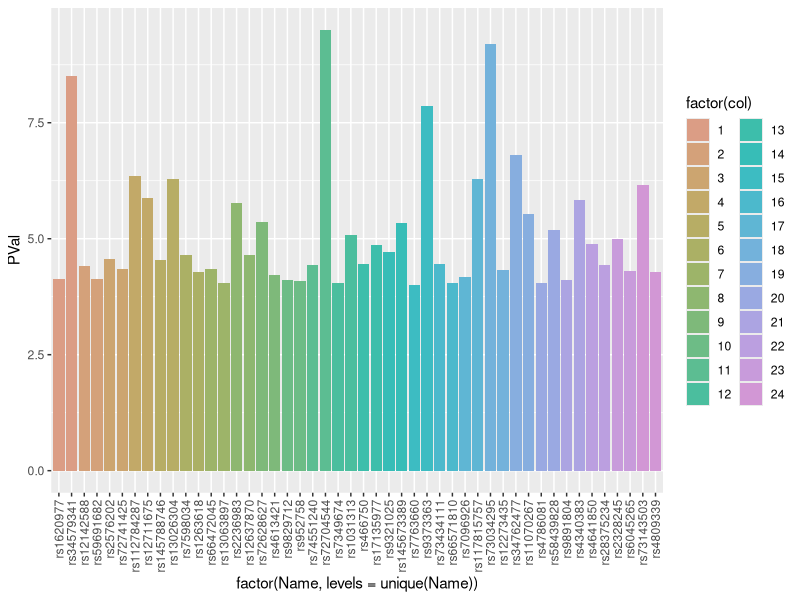
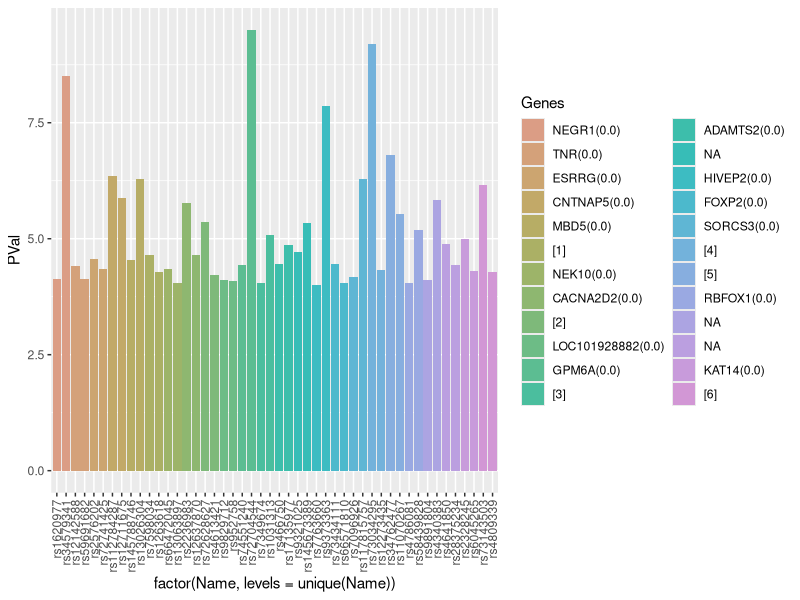
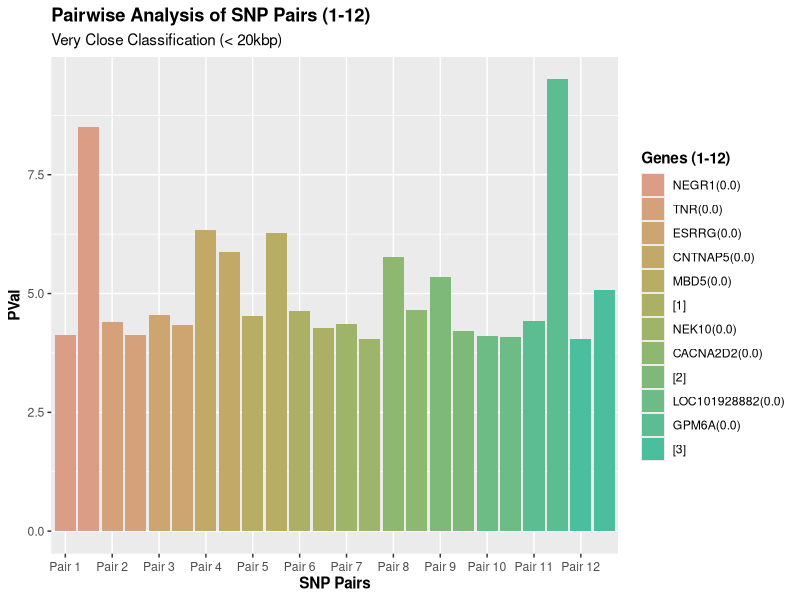
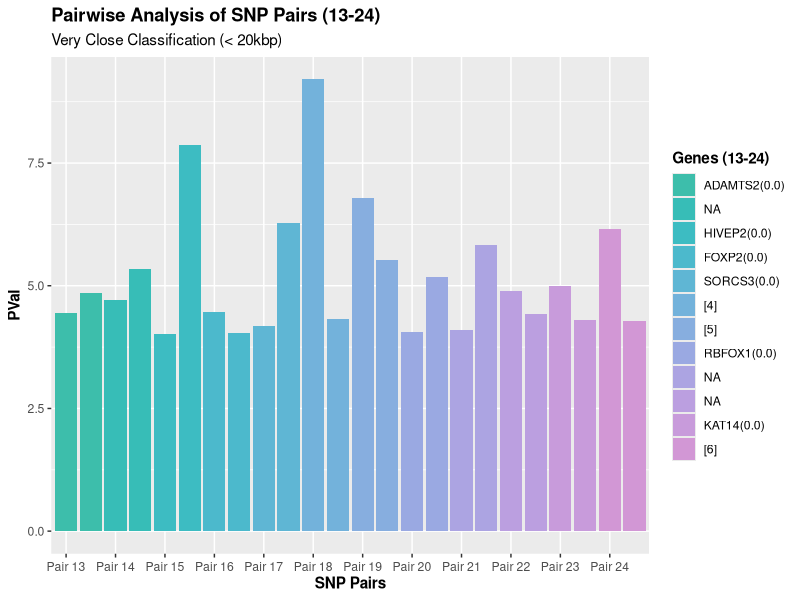

Reproduce these figures in R, in order.
## ---- chunk 1
library('readxl')
Xanax <- read_excel('ANX_2026_daner_fullANX_v12_woUTAH_11022026.gz.p4.clump.areator.sorted.1mhc (1).xls')
## ---- chunk 2
library('tidyverse')

chr_distances_1 <- list()

for(chr_num in 1:10){
  chr_data <- Xanax %>% 
    filter(CHR == chr_num) %>% 
    arrange(BP)
  # 2. Only calculate distances if there are at least 2 SNPs
  #    because you need a current SNP and a next SNP to find a distance
  if (nrow(chr_data) >= 2) {
    
    # 3. Create a table comparing each SNP to the next SNP
    distance_table <- data.frame(
      CHR = chr_num,                         # chromosome number
      SNP = chr_data$SNP[-nrow(chr_data)],   # all SNPs except the last one
      PVal = chr_data$P[-nrow(chr_data)],    # corresponding PVals
      curr_SNP_pos = chr_data$BP[-nrow(chr_data)], # all positions except the last one
      next_SNP_pos = chr_data$BP[-1],            # all positions except the first one
      BP_diff = diff(chr_data$BP)           # distance between neighboring SNPs
    )
    
    # 4. Store this chromosome's distance table in the list
    chr_distances_1[[chr_num]] <- distance_table
  }
}

# 5. Combine all chromosome tables into one big data frame
chr_distances_1  <- do.call(rbind, chr_distances_1)

# 3. Classify each distance into your table's custom scales!
chr_distances_1  <- chr_distances_1  %>% 
  mutate(
    Classification = case_when(
      BP_diff < 20000                  ~ "very close",
      BP_diff >= 20000 & BP_diff < 100000   ~ "close",
      BP_diff >= 100000 & BP_diff < 1000000 ~ "far",
      BP_diff >= 1000000               ~ "very far"
    )
  )


# View the final table
chr_distances_1 
## ---- chunk 3
#new empty list thats going to hold all chromosome distances, each entry is a dataframe
chr_distances_2 <- list()

for(chr_num in 11:22){
  chr_data <- Xanax %>% 
    filter(CHR == chr_num) %>% 
    arrange(BP)
  # 2. Only calculate distances if there are at least 2 SNPs
  #    because you need a current SNP and a next SNP to find a distance
  if (nrow(chr_data) >= 2) {
    
    # 3. Create a table comparing each SNP to the next SNP
    distance_table <- data.frame(
      CHR = chr_num,                         # chromosome number
      SNP = chr_data$SNP[-nrow(chr_data)],   # all SNPs except the last one
      PVal = chr_data$P[-nrow(chr_data)],    # corresponding PVals
      curr_SNP_pos = chr_data$BP[-nrow(chr_data)], # all positions except the last one
      next_SNP_pos = chr_data$BP[-1],            # all positions except the first one
      BP_diff = diff(chr_data$BP)           # distance between neighboring SNPs
    )
    
    # 4. Store this chromosome's distance table in the list
    chr_distances_2[[chr_num]] <- distance_table
  }
}

# 5. Combine all chromosome tables into one big data frame
chr_distances_2 <- do.call(rbind, chr_distances_2)

# 3. Classify each distance into your table's custom scales!
chr_distances_2 <- chr_distances_2 %>% 
  mutate(
    Classification = case_when(
      BP_diff < 20000                  ~ "very close",
      BP_diff >= 20000 & BP_diff < 100000   ~ "close",
      BP_diff >= 100000 & BP_diff < 1000000 ~ "far",
      BP_diff >= 1000000               ~ "very far"
    )
  )


# View the final table
chr_distances_2 


## ---- chunk 4

closepairs <- list()
close_SNPs <- c()
volcano_SNP_overlaps <- c()

#loops through chr_distances_1 and 2, pulls out rows (SNPS) classified as very close, and adds that SNP
#and the next (very close to each other) as well as the chromosome number to a list (dictionary)

#also adds the SNP to list volcano_SNP_overlaps to analyze/compare data with volcano plot

for (i in 1:length(chr_distances_1$Classification)) {
  if (chr_distances_1$Classification[i] == 'very close') {
    closepairs <- append(closepairs, list(c(chr_distances_1$CHR[i], chr_distances_1$SNP[i], chr_distances_1$PVal[i], chr_distances_1$SNP[i+1], chr_distances_1$PVal[i+1])))
    close_SNPs <- append(volcano_SNP_overlaps, chr_distances_1$SNP[i])
  }
}


for (i in 1:length(chr_distances_2$Classification)) {
  if (chr_distances_2$Classification[i] == 'very close') {
    closepairs <- append(closepairs, list(c(chr_distances_2$CHR[i], chr_distances_2$SNP[i], chr_distances_2$PVal[i], chr_distances_2$SNP[i+1], chr_distances_2$PVal[i+1]))) 
    close_SNPs <- append(volcano_SNP_overlaps, chr_distances_2$SNP[i])
  }
}

closepairs
## ---- chunk 5
Xanax <- rename(Xanax,'genelist' = 'genes.6.50kb(dist2index)')
SNP_names <- c()
SNP_pval <- c()
for (i in 1:length(chr_distances_1$Classification)) {
  if (chr_distances_1$Classification[i] == 'very close') {
    SNP_names <- c(SNP_names, chr_distances_1$SNP[i], chr_distances_1$SNP[i+1])
    SNP_pval <- c(SNP_pval, chr_distances_1$PVal[i], chr_distances_1$PVal[i+1])
  }
}

for (i in 1:length(chr_distances_2$Classification)) {
  if (chr_distances_2$Classification[i] == 'very close') {
    SNP_names <- c(SNP_names, chr_distances_2$SNP[i], chr_distances_2$SNP[i+1])
    SNP_pval <- c(SNP_pval, chr_distances_2$PVal[i], chr_distances_2$PVal[i+1])
  }
}
SNP_names
SNP_pval
## ---- chunk 6
column_list <- list(
  Name = SNP_names,
  PVal = -log10(SNP_pval)
)
df_data <- as.data.frame(column_list)
pair_num <- 1
df_data$col <- 1
df_data$genes <- NA
for (i in 1:nrow(df_data)){
  if (i > 2){
    if (df_data$col[i-1] == df_data$col[i-2]){
        pair_num <- pair_num + 1
    }
  }
  df_data$col[i] <- pair_num
  df_data$genes[i] <- Xanax$genelist[Xanax$SNP == df_data$Name[i]]
}
df_data

palette_cols <- hcl.colors(30, palette = "Dynamic")
ggplot(df_data, aes(x = factor(Name, levels = unique(Name)), y = PVal, fill = factor(col))) + geom_col() + theme(axis.text.x = element_text(angle = 90, vjust = 0.5, hjust = 1)) + scale_fill_manual(values = palette_cols)

## ---- chunk 7
library(stringr)
library(tidyr)
pairdf <- as.data.frame(do.call(rbind, closepairs))
colnames(pairdf) <- c('Chromosome', 'SNP1', 'Pval1', 'SNP2', 'Pval2')

genevec <- c()
for (i in seq(from = 1, to = 48, by = 2)) {
    if (grepl("0.0", df_data$genes[i], fixed = TRUE)) {
      genevec <-append(genevec, df_data$genes[i])
    } 
    else{
      genevec <- append(genevec, 'NA')
    }
}
genevec
## ---- chunk 8
gene_legend <- genevec

tempvec <- c()
num <- 1 # for annotation purposes

for (i in 1:length(gene_legend)) { # for all the 24 elements in this list
  
  # if an element has a comma, the element has multiple genes
  if (grepl(",", gene_legend[i])) { 
    
    tempvec <- trimws(unlist(strsplit(gene_legend[i], ','))) # vectorize these genes
    zero_genes <- grep("0.0", tempvec, value = TRUE)
    
    # for each gene in the vectorized list && if we haven't already found  0.0 gene
    if (length(zero_genes) == 1) {
        gene_legend[i] <- zero_genes[1]
    } else {
        gene_legend[i] <- paste0("[", num, "]")
        genevec[i] <- paste0("[", num, "] ",  genevec[i])
        num <- num + 1

    }
  }
}
gene_legend
## ---- chunk 9
genevec
## ---- chunk 10
# 1. Update the ggplot code with the labels argument
ggplot(df_data, aes(x = factor(Name, levels = unique(Name)), y = PVal, fill = factor(col))) + 
  geom_col() + 
  theme(axis.text.x = element_text(angle = 90, vjust = 0.5, hjust = 1)) + 
  scale_fill_manual(
    values = palette_cols,
    labels = gene_legend, # This assigns your custom gene names to the legend
    name = "Genes"        # Optional: Adds a title to your legend
  )

## ---- chunk 11
# Ensure col is set up correctly (values 1 to 24)
df_data$col <- rep(1:24, each = 2)[1:nrow(df_data)]

# --- Split the Data Frame ---
df_part1 <- subset(df_data, col <= 12)
df_part2 <- subset(df_data, col > 12)

# --- Split the Color Palette ---
palette_part1 <- palette_cols[1:12]
palette_part2 <- palette_cols[13:24]

# --- Split the Legend Labels ---
legend_part1 <- gene_legend[1:12]
legend_part2 <- gene_legend[13:24]
## ---- chunk 12
# Extract every second name to use as breaks (creates a tick mark every 2 SNPs)
breaks_part1 <- unique(df_part1$Name)[seq(1, length(unique(df_part1$Name)), by = 2)]

# Create a clean label for those ticks, like "Pair 1", "Pair 2", etc.
labels_part1 <- paste("Pair", 1:12)

ggplot(df_part1, aes(x = factor(Name, levels = unique(Name)), y = PVal, fill = factor(col))) +  
  geom_col() +  
  scale_x_discrete(
    breaks = breaks_part1,  # Forces a tick mark every 2 SNPs
    labels = labels_part1   # Names them cleanly "Pair 1", "Pair 2"...
  ) +
  theme(
    axis.text.x = element_text(vjust = 0.5, hjust = 0.5), # Standard text alignment
    axis.ticks.x = element_line(),                        # Ensures the tick marks show up
    plot.title = element_text(face = "bold"),
    axis.title.x = element_text(face = "bold"),
    axis.title.y = element_text(face = "bold"),
    legend.title = element_text(face = "bold")
  ) +  
  scale_fill_manual(
    values = palette_part1,
    labels = legend_part1,
    name = "Genes (1-12)"
  ) +
  labs(x = "SNP Pairs",
       title = "Pairwise Analysis of SNP Pairs (1-12)",
       subtitle = "Very Close Classification (< 20kbp)")
## ---- chunk 13
# Extract every second name for the second half
breaks_part2 <- unique(df_part2$Name)[seq(1, length(unique(df_part2$Name)), by = 2)]
labels_part2 <- paste("Pair", 13:24)

ggplot(df_part2, aes(x = factor(Name, levels = unique(Name)), y = PVal, fill = factor(col))) +  
  geom_col() +  
  scale_x_discrete(
    breaks = breaks_part2,  
    labels = labels_part2   
  ) +
  theme(
    axis.text.x = element_text(vjust = 0.5, hjust = 0.5), 
    axis.ticks.x = element_line(), 
    plot.title = element_text(face = "bold"),
    axis.title.x = element_text(face = "bold"),
    axis.title.y = element_text(face = "bold"),
    legend.title = element_text(face = "bold")
  ) +  
  scale_fill_manual(
    values = palette_part2,
    labels = legend_part2,
    name = "Genes (13-24)"
  ) +
  labs(x = "SNP Pairs",
       title = "Pairwise Analysis of SNP Pairs (13-24)",
       subtitle = "Very Close Classification (< 20kbp)")
## ---- chunk 14
 
sig_from_volcano <- c("rs58825580", "rs7110863",  "rs10959883", "rs11241568", "rs4976976",  "rs10476497", "rs77960")
overlaps <- c()
for (i in 1:length(close_SNPs)) {
  for (j in 1:length(sig_from_volcano)) {
    if (sig_from_volcano[j] == close_SNPs[i]) {
    overlaps <- append(overlaps, close_SNPs[i])
    }
  }
}
overlaps
